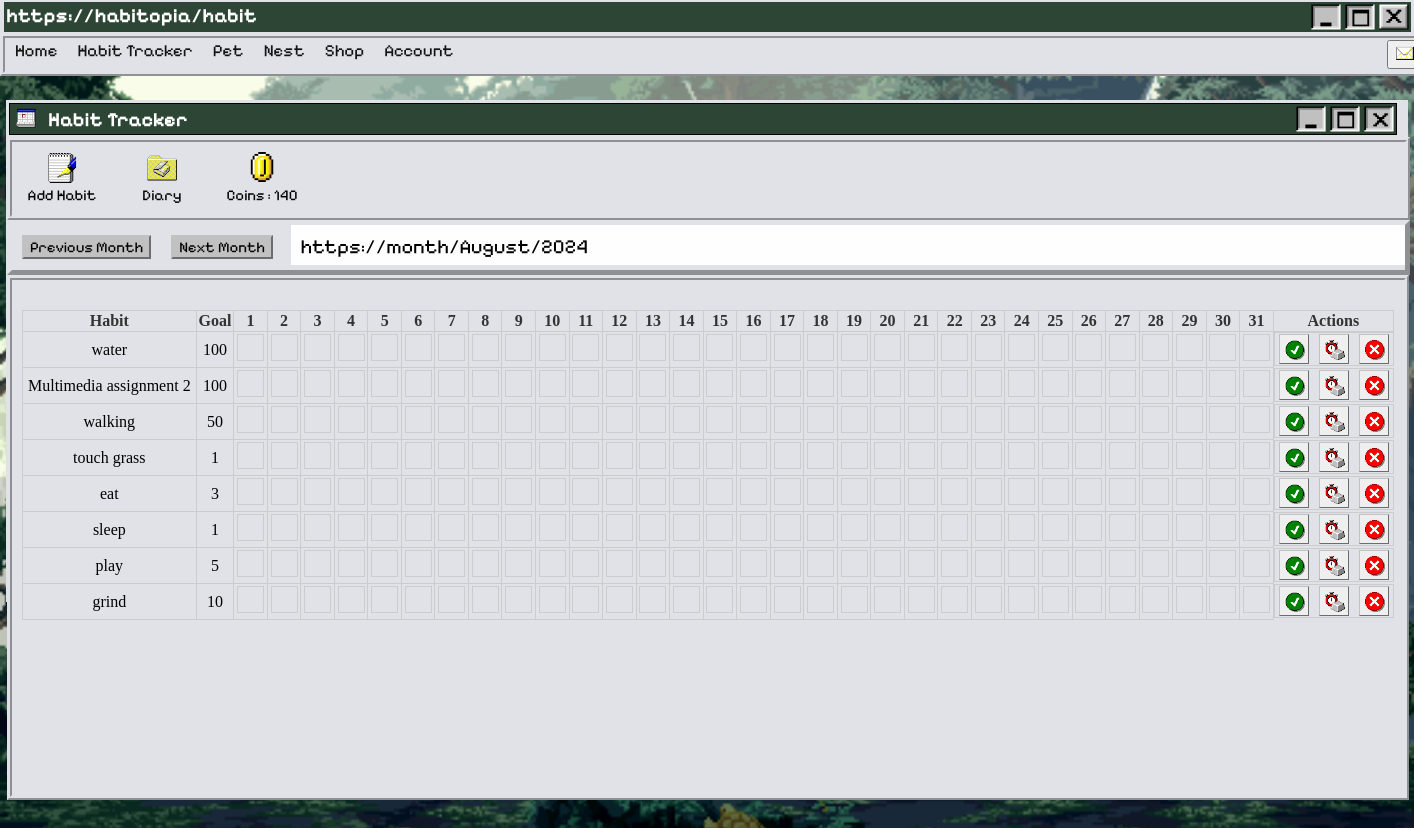
Screenshot of /habit?month=2024-08 (signed in) with the database file from the repository.
### home.py (models this page shows)
class UserItems(db.Model):
    user_id = db.Column(db.Integer, db.ForeignKey('user.id'), primary_key=True, nullable=False)
    coins = db.Column(db.Integer, nullable=False, default=60)
    petFood = db.Column(db.Integer, nullable=False, default=3)
    bait = db.Column(db.Integer, nullable=False, default=1)

class Habit(db.Model):
    user_id = db.Column(db.Integer, db.ForeignKey('user.id'), nullable=False)
    id = db.Column(db.Integer, primary_key=True)
    name = db.Column(db.String(100), nullable=False)
    frequency = db.Column(db.Integer, default=30)
    created_at = db.Column(db.DateTime, default=datetime.utcnow)
    repeat_days = db.Column(db.String(100), default="")

### home.py (the view)
@app.route("/habit")
@login_required
def habit():
    user_items = UserItems.query.filter_by(user_id=current_user.id).first()
    habits = Habit.query.filter_by(user_id=current_user.id).all()
    selected_month = request.args.get('month', datetime.now().strftime('%Y-%m'))
    month_start = datetime.strptime(selected_month, '%Y-%m').date()
    month_end = (month_start + relativedelta(months=1)) - timedelta(days=1)
    habit_logs = HabitLog.query.filter(HabitLog.habit_id.in_([habit.id for habit in habits]),
                                       HabitLog.date.between(month_start, month_end)).all()
    habit_logs_dict = {(log.habit_id, log.date.strftime('%Y-%m-%d')): log for log in habit_logs}
    diary_entries = DiaryEntry.query.filter_by(user_id=current_user.id).all()
    notifications = Notification.query.filter_by(user_id=current_user.id).all()
    return render_template('habit.html', habits=habits, selected_month=selected_month, month_start=month_start,
                            month_end=month_end, habit_logs=habit_logs_dict, datetime=datetime, timedelta=timedelta,
                            relativedelta=relativedelta, diary_entries=diary_entries, notifications=notifications, user_items=user_items)

### home.py (called while the page is built, shortened)
@login_manager.user_loader
def load_user(user_id):
    return User.query.get(int(user_id))

@app.before_request
def get_notifications():
    if current_user.is_authenticated and request.endpoint == 'habit':
        last_visit = session.get('last_visit')
        current_date = datetime.now().strftime('%Y-%m-%d')
        if not last_visit or last_visit != current_date:
            session['last_visit'] = current_date
            habits = Habit.query.filter_by(user_id=current_user.id).all()
            today_weekday = datetime.now().strftime('%A')
            for habit in habits:
                if habit.repeat_days:
                    repeat_days = habit.repeat_days.split(',')
            db.session.commit()
            return None

### templates/habit.html (shortened to what this page needs)
{% extends "base.html" %}
{% block css %} <link rel="stylesheet" href="/static/styles/HabitStyles.css" > {% endblock %}
{% block heading %}https://habitopia/habit{% endblock %}
{% block content %}
<div id="wrap">
    <div class="topbox2">
        <ul>
            <li><img src="/static/styles/assets/calendar-3.png" width=20px class="topboxtext2"></li>
            <li><h5 class="topboxtext2">Habit Tracker</h5></li>
        </ul>
        <ul>
            <li><img src="/static/styles/assets/exit-active.png" class="icon"></li>
            <li><img src="/static/styles/assets/window-active.png" class="icon"></li>
            <li><img src="/static/styles/assets/minimise-active.png" class="icon"></li>
        </ul>
    </div>
    <div class="nav2">
        <ul>
            <li><button id="openModalBtn" onclick="openModal()" class="iconbutton"><img src="/static/styles/assets/write_wordpad-1.png" class="icon2"><p class="icontext">Add Habit</p></button></li>
            <li><a href="{{ url_for('diary') }}"><button class="iconbutton"><img src="/static/styles/assets/directory_business_calendar-2.png" class="icon2"><p class="icontext">Diary</p></button></a></li>
            <li class="iconbutton"><img src="/static/styles/assets/coin.png" class="icon2"><p class="icontext">Coins : {{ user_items.coins }}</p></li>
        </ul>
    </div>
    {% if habits %}
        <div class="callendarrow">
            <ul>
                <div class="callendarnav">
                    <li><a href="{{ url_for('habit', month=(month_start - relativedelta(months=1)).strftime('%Y-%m')) }}"><button class="callendarbutton">Previous Month</button></a></li>
                    <li><a href="{{ url_for('habit', month=(month_start + relativedelta(months=1)).strftime('%Y-%m')) }}"><button class="callendarbutton">Next Month</button></a></li>
                </div>
                <div class="month">
                    <li><span>https://month/{{month_start.strftime('%B')}}/{{month_start.strftime('%Y')}}</span></li>
                </div>
            </ul>
        </div>
        <div class="wrap2">
            <div class="habit-calendar">
                <div>
                    <table>
                        <tr>
                            <th>Habit</th>
                            <th>Goal</th>
                                {% for day in range(1, (month_start + relativedelta(months=1) - timedelta(days=1)).day + 1) %}
                                    <th>{{ day }}</th>
                                {% endfor %}
                            <th>Actions</th>
                        </tr>
                        {% for habit in habits %}
                            <tr>
                                <div class="checkbox-calendar">
                                    <td>{{ habit.name }}</td>
                                    <td>{{ habit.frequency }}</td>
                                    {% for day in range(1, (month_start + relativedelta(months=1) - timedelta(days=1)).day + 1) %}
                                    {% set date = selected_month + '-%02d' % day %}
                                    <td>
                                        <div class="calendar-box">
                                            {% set log = habit_logs.get((habit.id, date)) %}
                                        </div>
                                    </td>
                                    {% endfor %}
                                    <td class="actionbox">
                                        <form action="{{ url_for('complete_habit', habit_id=habit.id) }}" method="POST" class="complete_button">
                                            <button type="submit" class="delete"><img src="/static/styles/assets/trust0-0.png" width="20px"></button>
                                        </form>
                                        <form action="{{ url_for('undo_complete', habit_id=habit.id) }}" method="POST" class="undo_button">
                                            <button type="submit" class="delete"><img src="/static/styles/assets/accessibility_stopwatch.png" width="20px"></button>
                                        </form>
                                        <form action="{{ url_for('delete', habit_id=habit.id) }}" method="POST" class="delete_button">
                                            <button type="submit" class="delete"><img src="/static/styles/assets/msg_error-0.png" width="20px"></button>
                                        </form>
                                    </td>
                                </div>
                            </tr>
                        {% endfor %}
                    </table>
            </div>
        </div>
    {% else %}
        <div class="wrap2">
            <p>No habits! Click [Add Habit] to add a habit!</p>
        </div>
    {% endif %}
</div>
{% endblock %}

### static/styles/HabitStyles.css (style rules this page uses)
.body { background-image: url("/static/styles/assets/animatedbackground.gif") ; background-repeat: no-repeat; background-size: cover ; background-attachment: fixed; background-position: center; height: 100vh; width: 100%; margin: 0; padding: 0; overflow: scroll; overflow-x: hidden; }
.icon { width: 30px; float:right; margin:2px; vertical-align: baseline; }
ul { list-style-type: none; margin: 0; padding: 0; }
#wrap { width: 1400px; height: 500px; margin: 100px auto; background: #e0e2e7 ; padding: 1px; }
.wrap2 { width: 98%; height: 99%; padding: 10px; background-color: #e0e2e7; overflow-y: scroll; overflow-x: hidden; border: 5px ridge #e0e2e7; }
.topbox2 { background-color: #2d4535; height: 30px; margin: 2px 2px; width: 99%; border: 1px solid black; }
.topboxtext2 { float: left; color: #FFFFFF; margin: 4px 6px; text-align: left; font-family: "Pixelify Sans", sans-serif ; font-size: 20px; vertical-align: baseline; }
.nav2 { background-color: #e0e2e7 ; border: 5px ridge #e0e2e7; width:99.5%; margin: auto; overflow: hidden; top: 33px; }
.nav2 li { float: left; text-align: center; }
.iconbutton { width: 100px; background-color: #e0e2e7; border: hidden; }
.icon2 { width: 30px; margin: 10px 10px 0px; }
.icontext { font-family: "Pixelify Sans", sans-serif ; color: black; font-size: 15px; vertical-align: baseline; margin: 0px 0px 10px 0px; padding: 0; }
.callendarrow li { float: left; }
.callendarrow { background-color: #e0e2e7 ; width:99.5%; height: 45px; margin: auto; overflow: hidden; top: 33px; border: 5px outset #e0e2e7; }
.callendarbutton { border: 2px outset #c1c1c1; background-color: #c1c1c1; font-family: "Pixelify Sans", sans-serif ; margin: 10px 10px; font-size: 15px; }
.month { background-color: #fefefe; height: 40px; width: 80%; float: right; }
.month li { margin: 10px 10px; font-size: 20px; font-family: "Pixelify Sans", sans-serif ; }
.complete_button, .undo_button, .delete_button { position: relative; display: inline-block; }
.delete { width: 30px; height: 30px; padding: 5px; border: 1px outset #c1c1c1; cursor: pointer; display: inline-block; position: relative; }
.actionbox { display: flex; gap: 10px; justify-content: center; align-items: center; white-space: nowrap; }
table { width: 100%; border-collapse: collapse; margin-top: 20px; }
th, td { border: 1px solid #ccc; padding: 1px; text-align: center; }
th { background-color: #e0e2e7; color: #333; }
.checkbox-calendar { display: flex; flex-wrap: wrap; }
.calendar-box { width: 25px; height: 25px; display: inline-block; border: 1px solid #ccc; margin: 1px; cursor: pointer; }

### rows the page displays
UserItems: coins "140"
Habit: name "water", frequency "100"
Habit: name "Multimedia assignment 2", frequency "100"
Habit: name "walking", frequency "50"
Habit: name "touch grass", frequency "1"
Habit: name "eat", frequency "3"
Habit: name "sleep", frequency "1"
Habit: name "play", frequency "5"
Habit: name "grind", frequency "10"

### other values shown
{{ month_start.strftime('%B') }} "August"
{{ month_start.strftime('%Y') }} "2024"
{{ day }} "1" "2" "3" "4" "5" "6" "7" "8" "9" "10" "11" "12" "13" "14" "15" "16" "17" "18" "19" "20" "21" "22" "23" "24" "25" "26" "27" "28" "29" "30" "31"
